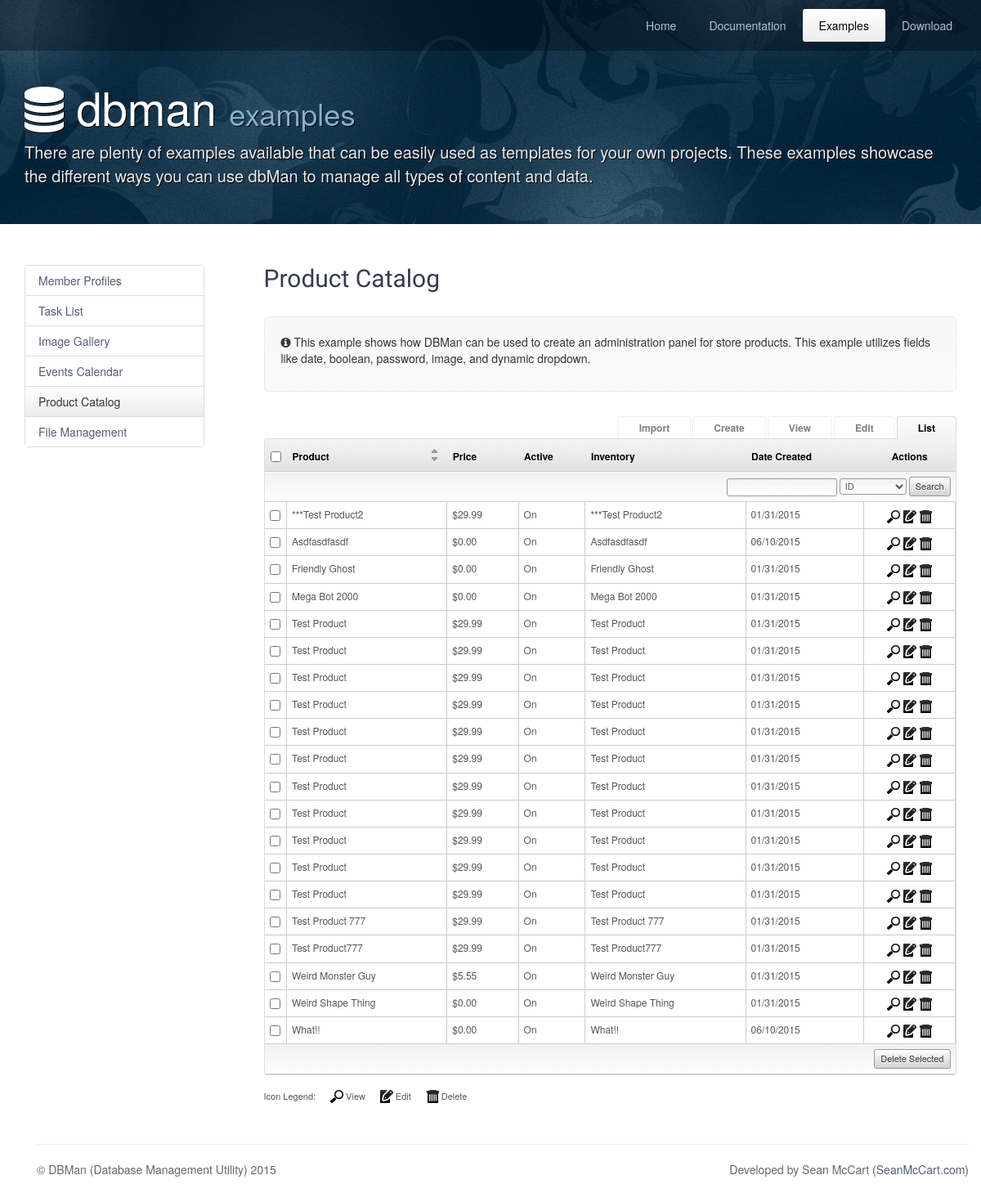
Screenshot of /examples/products with the database file from the repository.
### tables this page shows
CREATE TABLE `shop_products` (
  `id` int(11) unsigned NOT NULL AUTO_INCREMENT,
  `title` varchar(64) DEFAULT NULL,
  `date_created` date DEFAULT NULL,
  `inventory` int(11) DEFAULT NULL,
  `intro` varchar(255) DEFAULT NULL,
  `descr` text,
  `groups` varchar(64) DEFAULT NULL,
  `img` varchar(64) DEFAULT NULL,
  `price` decimal(8,2) DEFAULT NULL,
  `backorder` varchar(64) DEFAULT NULL,
  `thumb` varchar(64) DEFAULT NULL,
  `active` tinyint(1) DEFAULT NULL,
  `size` int(11) DEFAULT NULL,
  `alias` varchar(64) DEFAULT NULL,
  `status` int(11) DEFAULT NULL,
  `width` decimal(6,1) DEFAULT NULL,
  `height` decimal(6,1) DEFAULT NULL,
  `weight` decimal(6,1) DEFAULT NULL,
  `featured` tinyint(1) unsigned zerofill DEFAULT NULL,
  PRIMARY KEY (`id`)
);

### dbman/dbman.php (the view, shortened to what this page needs)
<?php
class dbman
{
	function dbman($config, $ajax = false)
	{
		$this->_dbTable = (isset($config['db']['table'])) ? $config['db']['table'] : NULL;
		$this->_recsUniqueID = (isset($config['db']['unique'])) ? $config['db']['unique'] : "id";
		$this->_recsQuery = (isset($config['db']['query'])) ? $config['db']['query'] : "SELECT * FROM ".$this->_dbTable;
		$this->_dbmanPath = (isset($config['dbman_path'])) ? $config['dbman_path'] : "/dbman/";
		$this->_dbmanURL = "http://".$_SERVER['HTTP_HOST'].$this->_dbmanPath;
		$this->_iconPath = (isset($config['icon_path'])) ? $config['icon_path'] : $this->_dbmanURL."images/";
		$this->_recRowLink = (isset($config['row_link'])) ? $config['row_link'] : NULL;
		$this->_ascIcon = (isset($config['icons']['sort_asc'])) ? $config['icons']['sort_asc'] : $this->_iconPath."sort_asc.gif";
		$this->_descIcon = (isset($config['icons']['sort_desc'])) ? $config['icons']['sort_desc'] : $this->_iconPath."sort_desc.gif";
		$this->_allowDelete = (isset($config['permissions']['delete'])) ? $config['permissions']['delete'] : true;
		$this->_allowEdit = (isset($config['permissions']['edit'])) ? $config['permissions']['edit'] : true;
		$this->_allowView = (isset($config['permissions']['view'])) ? $config['permissions']['view'] : true;
		$this->_allowCreate = (isset($config['permissions']['create'])) ? $config['permissions']['create'] : true;
		$this->_allowImport = (isset($config['permissions']['import'])) ? $config['permissions']['import'] : true;
		$this->_allowList = (isset($config['permissions']['list'])) ? $config['permissions']['list'] : true;
		$this->_showTabs = (isset($config['display']['tabs'])) ? $config['display']['tabs'] : true;
		$this->_showLegend = (isset($config['display']['legend'])) ? $config['display']['legend'] : true;
		$this->_recsLimit = (isset($config['list']['limit'])) ? $config['list']['limit'] : 20;
		$this->_defaultSortDirection = (isset($config['list']['sort_dir'])) ? $config['list']['sort_dir'] : "ASC";
		$this->_defaultSortColumn = (isset($config['list']['sort_column'])) ? $config['list']['sort_column'] : 0;
		$this->_baseURL = (isset($config['url'])) ? $config['url'] : 'index.php';
		$this->_URLvars = (isset($config['vars'])) ? $config['vars'] : '';
		$this->_defaultFilter = (isset($config['defaults']['filter'])) ? $config['defaults']['filter'] : 0;
		$this->_defaultAction = (isset($config['defaults']['action'])) ? $config['defaults']['action'] : "list";
		$this->_fields = (isset($config['fields'])) ? $config['fields'] : array();
		$this->_recs = (isset($config['columns'])) ? $config['columns'] : array();
		$this->_searchQuery = "Select * FROM ".$this->_dbTable." WHERE {searchField} LIKE '%{criteria}%'";
		$this->_searchFields = (isset($config['search'])) ? $config['search'] : NULL;
		$actions = (isset($config['actions'])) ? $config['actions'] : array();
		if(!isset($actions['view']) && $this->_allowView) $actions['view'] = array('label' => 'View', 'icon' => 'view', 'url' => "$this->_baseURL?$this->_URLvars&action=view&recID={recID}&sort={$this->sortOrder}&sortDir={$this->sortDir}");
		if(!isset($actions['edit']) && $this->_allowEdit) $actions['edit'] = array('label' => 'Edit', 'icon' => 'edit', 'url' => "$this->_baseURL?$this->_URLvars&action=edit&recID={recID}&sort={$this->sortOrder}&sortDir={$this->sortDir}");
		if(!isset($actions['delete']) && $this->_allowDelete) $actions['delete'] = array('label' => 'Delete', 'icon' => 'delete', 'url' => 'javascript:verifyDelete({recID});');
		$this->_actions = $actions;
		if($ajax === false)
		{
			$this->full_request();
		}
		else
		{
			$this->ajax_request($ajax);
		}
	}
	function db_connection($host, $user, $password, $database)
	{
		$this->_conn = @mysql_connect($host, $user, $password) or die("DB CONNECTION FAILED");
	}
	function query($query)
	{
		$query = mysql_query($query);
		$errorNum = mysql_errno($this->_conn);
		return $query;
	}
	function full_request()
	{
		switch($this->action)
		{
			case "list" :
				echo "<div id=\"dbman\"> \n";
				$this->output_header();
				echo "<div id=\"frame\"> \n";
				$this->output_list();
				echo "</div> \n";
				$this->output_legend();
				echo "</div> \n";
				break;
		}
	}
	function output_legend()
	{
		if($this->_showLegend)
		{
			$output = "<div class=\"legend\"><span class=\"legendLabel\">Icon Legend:</span>  \n";
			foreach($this->_actions as $action)
			{
				$output .="<img src=\"".$this->_iconPath.$action['icon'].".png\" border=0 title=\"".$action['label']."\" class=\"legendIcon\"><span class=\"legendLabel\">".$action['label']."</span>";
			}
			$output .= "</div> <div style=\"clear:both\"></div> \n";
			echo $output;
		}
	}
	function output_actions($recID)
	{
		$output = "";
		$inc = 0;
		foreach($this->_actions as $action)
		{
			$action['url'] = str_replace("{recID}",$recID,$action['url']);
			$output .= "<a href=\"".$action['url']."\" onmouseover=\"show_iconHint('".$recID.$inc."');\" onmouseout=\"hide_iconHint('".$recID.$inc."');\"><img src=\"".$this->_iconPath.$action['icon'].".png\" border=0 title=\"".$action['label']."\"></a> ";
			$output .= "<div id=\"".$recID.$inc."\" class=\"iconHint\"><b>{$action['label']}</b></div>";
			$inc++;
		}
		echo $output;
	}
	function set_sort()
	{
		if(isset($_GET['sort'])){
			$this->sortOrder = $_GET['sort'];
		}else{
			$this->sortOrder = $this->_defaultSortColumn;
		}
		if(isset($_GET['sortDir'])){
			$this->sortDir = $_GET['sortDir'];
		}else{
			$this->sortDir = $this->_defaultSortDirection;
		}
	}
	function set_filter()
	{
		if(isset($_GET['filter'])){
			$this->filter = $_GET['filter'];
		}else{
			$this->filter = $this->_defaultFilter;
		}
	}
	function set_action()
	{
		if(isset($_GET['action'])){
			$this->action = $_GET['action'];
		}else{
			$this->action = $this->_defaultAction;
		}
	}
	function output_list()
	{
		$recs = $this->_recs;
		$recsCount = count($recs);
		$uniqueID = $this->_recsUniqueID;
		$colSpan = $recsCount + 2;
		if(isset($_GET['r']))
		{
			$resultsPage = $_GET['r'];
		}
		else
		{
			$resultsPage = 1;
		}
		if(isset($_POST['criteria'])){
			$criteria = $_POST['criteria'];
			$searchField = $_POST['searchField'];
		}else{
			if(isset($_GET['criteria'])){
				$criteria = $_GET['criteria'];
				$searchField = $_GET['searchField'];
			}else{
				$criteria = NULL;
				$searchField = NULL;
			}
		}
		if($criteria != NULL)
		{
			$query = $this->_searchQuery;
			$query = str_replace("{criteria}",$criteria,$query);
			$query = str_replace("{searchField}",$searchField,$query);
		}
		else if($this->filter != 0)
		{
			$query = $this->_filters[$this->filter-1]['query'];;
		}
		else
		{
			$query = $this->_recsQuery;
		}
		$limit = $this->_recsLimit;
		$start = $this->paging_get_start($limit, $resultsPage);
		$count = mysql_num_rows($this->query($query, $this->_conn));
		$result = $this->query($query." ORDER BY ".$this->_recs[$this->sortOrder]['id']." {$this->sortDir} LIMIT ".$start.", ".$limit);
		echo "<table cellpadding=\"0\" cellspacing=\"0\"> \n";
		echo "<tr> \n";
		if($this->_allowDelete) echo "<td width=\"20\" class=\"headerCell\"><input type=\"checkbox\" onmouseover=\"show_iconHint('selectAllHint');\" onmouseout=\"hide_iconHint('selectAllHint');\" name=\"selectAll\" id=\"selectAll\" onclick=\"toggleSelectAll();\" /> <div id=\"selectAllHint\" class=\"iconHint\"><b>Select All</b></div></td> \n";
		for($i=0; $i<$recsCount; $i++){
			echo "<td onclick=\"document.location='{$this->_baseURL}?r=".$resultsPage."&sort=$i&sortDir={$this->sortDir}&filter={$this->filter}&criteria=$criteria&searchField=$searchField&$this->_URLvars'\" class=\"headerCell\">";
			if($this->sortOrder == $i){
				echo "<strong>{$recs[$i]['label']}</strong>\n";
				$ascLink = "<a href=\"{$this->_baseURL}?r={$resultsPage}&sort={$i}&sortDir=ASC&criteria={$criteria}&searchField={$searchField}&{$this->_URLvars}\"><img src=\"{$this->_ascIcon}\" border=0 title=\"Ascending\"></a>";
				$descLink = "<a href=\"{$this->_baseURL}?r={$resultsPage}&sort={$i}&sortDir=DESC&criteria={$criteria}&searchField={$searchField}&{$this->_URLvars}\"><img src=\"{$this->_descIcon}\" border=0 title=\"Descending\"></a>";
				echo "<div class=\"sortArrows\">$ascLink$descLink</div> \n";
			}
			else
			{
				echo "{$recs[$i]['label']} \n";
			}
			echo "</td> \n";
		}
		if(count($this->_actions)) echo "<td class=\"headerCell\" align=\"center\">Actions</td> \n";
		echo "</tr> \n";
		echo "<tr><td colspan=\"$colSpan\" class=\"controlsCell\"> \n
				<div style=\"float:left;width:50%;margin-top:5px\"> \n";
		echo "</div><div style=\"float:right;width:50%;text-align:right\"> \n";
		$this->output_search_form();
		echo "</div></td></tr> \n";
		echo "<form name=\"selectForm\">";
		while($row =  mysql_fetch_array($result)){
			$ID = $row[$uniqueID];
			if(isset($this->_recRowLink)){
				$rowLink = $this->_recRowLink;
				if(isset($this->_fields))
				{
					$formFieldValues = array();
					for($i=0; $i<count($this->_fields); $i++){
						$fieldArray = array('name' => $this->_fields[$i]['id'], 'value' => $row[$this->_fields[$i]['id']]);
						$formFieldValues[] = $fieldArray;
					}
					for($i=0;$i<count($formFieldValues);$i++)
					{
						$rowLink = str_replace("{".$formFieldValues[$i]['name']."}",$formFieldValues[$i]['value'],$rowLink);
					}
				}
				$rowLink = str_replace("{recID}",$ID,$rowLink);
				$cellEvents = "onmouseover=\"this.style.cursor='pointer';\" onclick=\"document.location='".$rowLink."';\"";
			}else{
				$cellEvents = "";
			}
			echo "<tr class=\"dataRow\">";
			if($this->_allowDelete) echo "<td class=\"dataCell\" valign=\"top\" $cellEvents><input type=\"checkbox\" name=\"deleteCB\" value=\"{$ID}\"/></td>";
			for($i=0; $i<$recsCount; $i++){
				echo "<td class=\"dataCell\" valign=\"top\" $cellEvents>\n";
				echo $this->display_data($recs[$i], $value, $ID);
				echo "&nbsp;</td>\n";
			}
			if(count($this->_actions))
			{
				echo "<td class=\"dataCell\" align=\"center\" nowrap>";
				$this->output_actions($ID);
				echo "</td> \n";
			}
			echo "</tr>";
		}
		echo "<tr><td colspan=\"$colSpan\" class=\"controlsCell\"> \n";
		echo "<div style=\"float:left;width:50%\"><div class=\"paging\">\n";
		echo "</div></div><div style=\"float:right;width:50%;text-align:right;\"> \n";
		if($this->_allowDelete) echo "<input type=\"button\" class=\"subButton\" value=\"Delete Selected\" style=\"float:right;\" onclick=\"javascript:verifyDelete();\"/> ";
		echo "</div></td></tr> \n";
		echo "</form>";
		echo "</table>";
	}
	function output_search_form()
	{
		if(isset($this->_searchFields))
		{
			$searchFields = $this->_searchFields;
			$searchFieldsCount = count($searchFields);
			$output = "";
			$output .= "<form name=\"search\" action=\"{$this->_baseURL}?{$this->_URLvars}&action=list\" method=\"post\"> \n";
			$criteria = (isset($_POST['criteria'])) ? $_POST['criteria'] : "";
			$output .= "<input type=\"text\" name=\"criteria\" class=\"input\" size=\"18\" value=\"{$criteria}\"> \n";
			$output .= " <select name=\"searchField\" class=\"input\"> \n";
			for($i=0;$i<$searchFieldsCount;$i++){
				$output .= "<option value=\"".$searchFields[$i]['id']."\">".$searchFields[$i]['label']."</option> \n";
			}
			$output .= "</select> \n";
			$output .= " <input type=\"submit\" name=\"submit_search\" class=\"subButton\" value=\"Search\"></form> \n";
			echo $output;
		}
	}
	function output_header()
	{
		$output = "";
		if($this->_showTabs)
		{
			$output .= "<div id=\"tabs\"> \n";
			if($this->action == 'list'){$active = "active";}else{$active="";};
			if($this->_allowList)$output .= "<a href=\"$this->_baseURL?$this->_URLvars&action=list\" class=\"{$active}\">List</a> \n";
			if($this->action == 'calendar'){$active = "active";}else{$active="";};
			if($this->action == 'edit'){$active = "active";}else{$active="";};
			if($this->_allowEdit)$output .= "<a href=\"$this->_baseURL?$this->_URLvars&action=edit\" class=\"{$active}\">Edit</a> \n";
			if($this->action == 'view'){$active = "active";}else{$active="";};
			if($this->_allowView)$output .= "<a href=\"$this->_baseURL?$this->_URLvars&action=view\" class=\"{$active}\">View</a> \n";
			if($this->action == 'create'){$active = "active";}else{$active="";};
			if($this->_allowCreate)$output .= "<a href=\"$this->_baseURL?$this->_URLvars&action=create\" class=\"{$active}\">Create</a> \n";
			if($this->action == 'import'){$active = "active";}else{$active="";};
			if($this->_allowImport)$output .= "<a href=\"$this->_baseURL?$this->_URLvars&action=import\" class=\"{$active}\">Import</a> \n";
			$output .= " </div> \n";
		}
		echo $output;
	}
	function format_date($raw_date, $format)
	{
		$year = substr($raw_date, 0, 4);
		$month = (int)substr($raw_date, 5, 2);
		$day = (int)substr($raw_date, 8, 2);
		$hour = (int)substr($raw_date, 11, 2);
		$minute = (int)substr($raw_date, 14, 2);
		$second = (int)substr($raw_date, 17, 2);
		if (@date('Y', mktime($hour, $minute, $second, $month, $day, $year)) == $year) {
		  return date($format, mktime($hour, $minute, $second, $month, $day, $year));
		} else {
		  return str_replace('2037' . '$', $year, date($format, mktime($hour, $minute, $second, $month, $day, 2037)));
		}
	}
	function paging_get_start($limit, $resultsPage)
	{
		if ($resultsPage == "1"){
			$start = 0;
		}else{
      		$start = ($resultsPage-1) * $limit;
      	}
     	return $start;
    }
	function display_data($field, $data, $recID = 0)
	{
		$raw = $data;
		$value = $data;
		$type = (isset($field['type'])) ? $field['type'] : "text";
		switch($type)
		{
			case "date" :
				$dateFormat = (isset($field['format'])) ? $field['format'] : "m/d/Y";
				$value = $this->format_date($raw, $dateFormat);
				break;
			case "boolean" :
				$boolFormat = (isset($field['format'])) ? $field['format'] : "True,False";
				$boolFormat = explode(',', $boolFormat);
				if($raw == 0 || $raw == "false")
				{
					$value = $boolFormat[1];
				}
				elseif($raw == 1 || $raw == "true")
				{
					$value = $boolFormat[0];
				}
				break;
		}
		$output = "";
		$output .= (isset($field['prefix'])) ? $field['prefix'] : "";
		$output .= $value;
		$output .= (isset($field['suffix'])) ? $field['suffix'] : "";
		return $output;
	}
}
?>

### css/styles.css (style rules this page uses)
body { padding-bottom: 20px; }
a, a:visited { color: #535c79; }

### rows the page displays
shop_products: title "***Test Product2", $this->display_data($recs[$i], $value, $ID) "$29.99", id "On", $this->display_data($recs[$i], $value, $ID) "01/31/2015"
shop_products: title "Asdfasdfasdf", $this->display_data($recs[$i], $value, $ID) "$0.00", id "On", $this->display_data($recs[$i], $value, $ID) "06/10/2015"
shop_products: title "Friendly Ghost", $this->display_data($recs[$i], $value, $ID) "$0.00", id "On", $this->display_data($recs[$i], $value, $ID) "01/31/2015"
shop_products: title "Mega Bot 2000", $this->display_data($recs[$i], $value, $ID) "$0.00", id "On", $this->display_data($recs[$i], $value, $ID) "01/31/2015"
shop_products: title "Test Product", $this->display_data($recs[$i], $value, $ID) "$29.99", id "On", $this->display_data($recs[$i], $value, $ID) "01/31/2015"
shop_products: title "Test Product", $this->display_data($recs[$i], $value, $ID) "$29.99", id "On", $this->display_data($recs[$i], $value, $ID) "01/31/2015"
shop_products: title "Test Product", $this->display_data($recs[$i], $value, $ID) "$29.99", id "On", $this->display_data($recs[$i], $value, $ID) "01/31/2015"
shop_products: title "Test Product", $this->display_data($recs[$i], $value, $ID) "$29.99", id "On", $this->display_data($recs[$i], $value, $ID) "01/31/2015"
shop_products: title "Test Product", $this->display_data($recs[$i], $value, $ID) "$29.99", id "On", $this->display_data($recs[$i], $value, $ID) "01/31/2015"
shop_products: title "Test Product", $this->display_data($recs[$i], $value, $ID) "$29.99", id "On", $this->display_data($recs[$i], $value, $ID) "01/31/2015"
shop_products: title "Test Product", $this->display_data($recs[$i], $value, $ID) "$29.99", id "On", $this->display_data($recs[$i], $value, $ID) "01/31/2015"
shop_products: title "Test Product", $this->display_data($recs[$i], $value, $ID) "$29.99", id "On", $this->display_data($recs[$i], $value, $ID) "01/31/2015"
shop_products: title "Test Product", $this->display_data($recs[$i], $value, $ID) "$29.99", id "On", $this->display_data($recs[$i], $value, $ID) "01/31/2015"
shop_products: title "Test Product", $this->display_data($recs[$i], $value, $ID) "$29.99", id "On", $this->display_data($recs[$i], $value, $ID) "01/31/2015"
shop_products: title "Test Product", $this->display_data($recs[$i], $value, $ID) "$29.99", id "On", $this->display_data($recs[$i], $value, $ID) "01/31/2015"
shop_products: title "Test Product 777", $this->display_data($recs[$i], $value, $ID) "$29.99", id "On", $this->display_data($recs[$i], $value, $ID) "01/31/2015"
shop_products: title "Test Product777", $this->display_data($recs[$i], $value, $ID) "$29.99", id "On", $this->display_data($recs[$i], $value, $ID) "01/31/2015"
shop_products: title "Weird Monster Guy", $this->display_data($recs[$i], $value, $ID) "$5.55", id "On", $this->display_data($recs[$i], $value, $ID) "01/31/2015"
shop_products: title "Weird Shape Thing", $this->display_data($recs[$i], $value, $ID) "$0.00", id "On", $this->display_data($recs[$i], $value, $ID) "01/31/2015"
shop_products: title "What!!", $this->display_data($recs[$i], $value, $ID) "$0.00", id "On", $this->display_data($recs[$i], $value, $ID) "06/10/2015"

### other values shown
$recs[$i]['label'] "Product"
$recs[$i]['label'] "Price"
$recs[$i]['label'] "Active"
$recs[$i]['label'] "Inventory"
$recs[$i]['label'] "Date Created"
$action['label'] "View"
$action['label'] "Edit"
$action['label'] "Delete"
form field searchField "ID"
